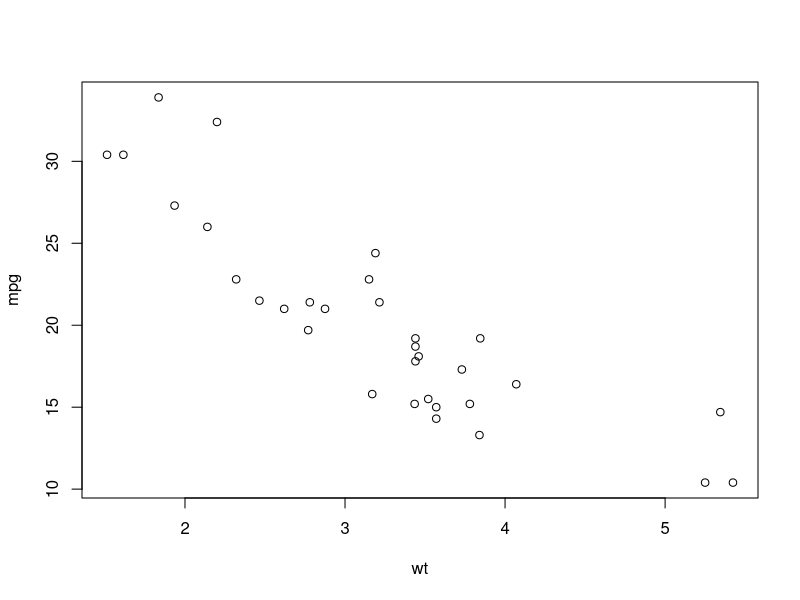
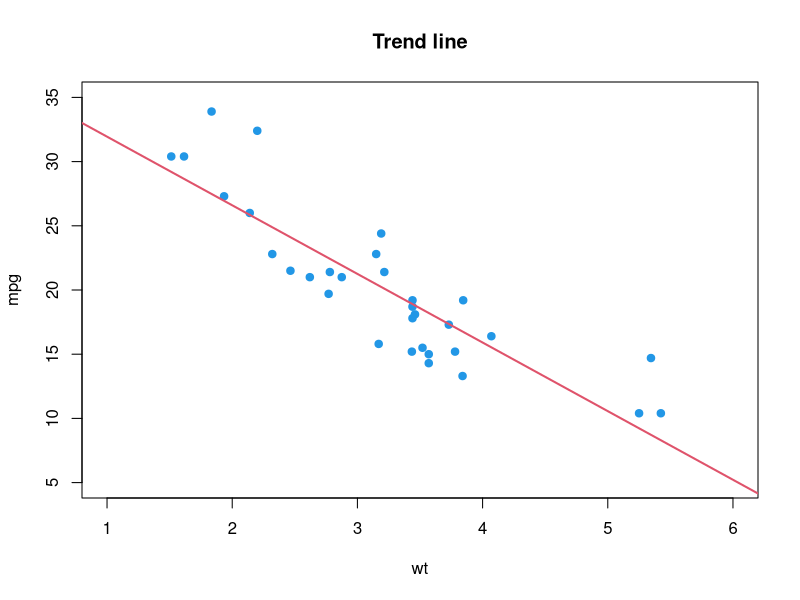
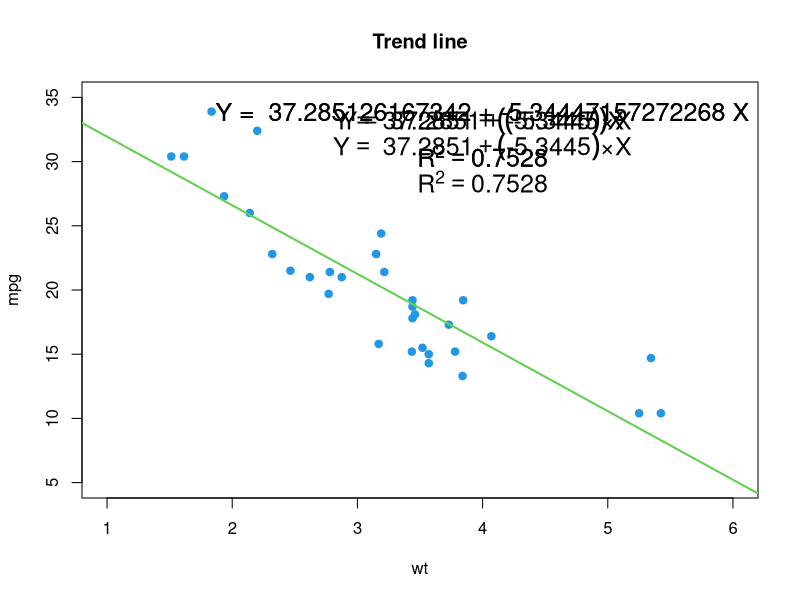
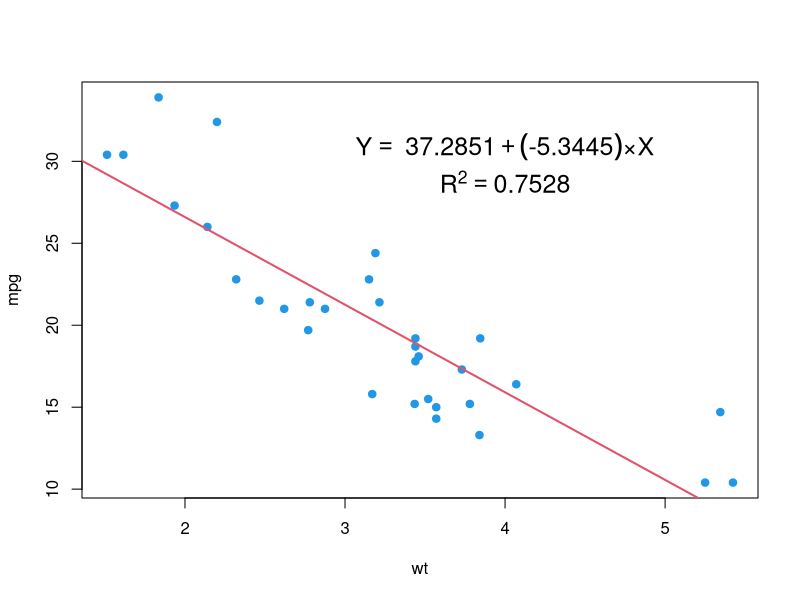
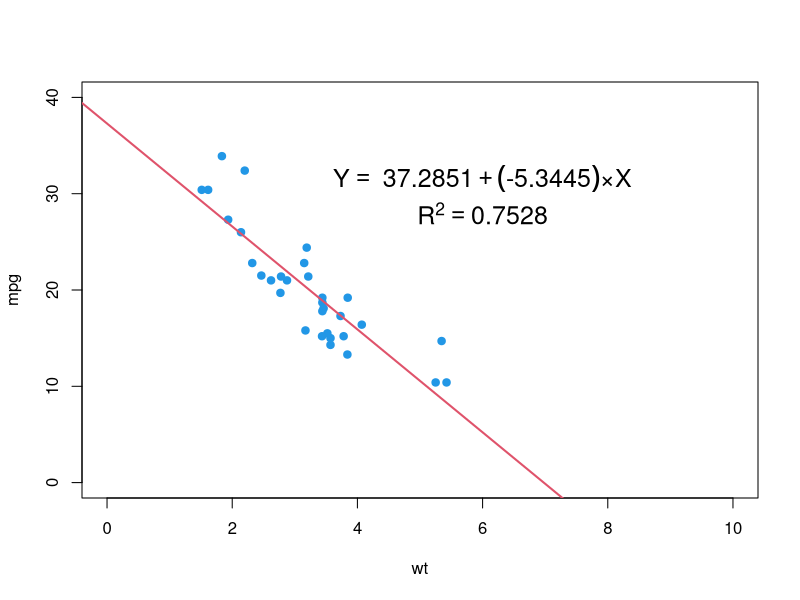

Write R code to recreate these figures, in order.
# BÀI 1: LỊCH SỬ PHÁT TRIỂN GRAPHIC TRONG R ####

# Link download file code
# https://github.com/tanduc307/tuhocr/tree/main/dvsr

###########################################################

# BÀI 2: NGUYÊN TẮC VẼ ĐỒ THỊ TRONG R (PHẦN 1) ####

# Vẽ đồ thị trong Excel
?mtcars
write.csv(mtcars, "mtcars_test.csv")

###########################################################

# BÀI 3: NGUYÊN TẮC VẼ ĐỒ THỊ TRONG R (PHẦN 2) ####

plot(mpg ~ wt, data = mtcars)

?mtcars
write.csv(mtcars, "mtcars_test.csv")# linear regression (fitting, smooth)
# https://vi.wikipedia.org/wiki/H%E1%BB%93i_quy_tuy%E1%BA%BFn_t%C3%ADnh
# https://www.spiceworks.com/tech/artificial-intelligence/articles/what-is-linear-regression/
# cách 1:
# R formula
plot(mpg ~ wt, data = mtcars, pch = 19, col = 4, 
     ylim = c(5, 35), xlim = c(1, 6), main = "Trend line") # pch == point character; col == color
fit_lm <- lm(mpg ~ wt, data = mtcars) # lm == Fitting Linear Models
abline(fit_lm, col = 2, lwd = 2) # lwd == line width 
# abline == add straight line / absolute line

class(fit_lm)
summary(fit_lm)
attributes(fit_lm)
str(fit_lm)
unclass(fit_lm)

# cách 2:
plot(mpg ~ wt, data = mtcars, pch = 19, col = 4, 
     ylim = c(5, 35), xlim = c(1, 6), main = "Trend line")
abline(lm(mpg ~ wt, data = mtcars), col = 3, lwd = 2)
### Correlation Coefficient | Hệ số tương quan
coef_lm <- coef(lm(mpg ~ wt, data = mtcars))
coef_lm 
round(coef_lm, 4) -> ok
ok
class(ok)
###
fit_lm <- lm(mpg ~ wt, data = mtcars)
summary(fit_lm)
# https://www.statology.org/multiple-r-vs-r-squared/

unclass(summary(fit_lm))
unclass(summary(fit_lm))$r.squared
round(unclass(summary(fit_lm))$r.squared, 4) -> r_ok
r_ok

text(x = 4, y = max(mtcars$mpg),  paste("Y = ", fit_lm$coefficients[1], "+", fit_lm$coefficients[2], "X"),
     cex = 1.5)

text(x = 4, y = max(mtcars$mpg),  paste("Y = ", fit_lm$coefficients[1], "+", fit_lm$coefficients[2], "X"),
     cex = 1.5)


text(x = 4, y = max(mtcars$mpg)-2,  
     bquote(atop(Y == ~ .(ok[1]) + (.(ok[2])) * X, R^2 == .(r_ok))),
     cex = 1.5)

text(x = 4, y = max(mtcars$mpg)-4,  
     bquote(atop(Y == ~ .(round(fit_lm$coefficients[1], 4)) + (.(round(fit_lm$coefficients[2], 4))) * "\u00D7" * X, R^2 == .(round(unclass(summary(fit_lm))$r.squared, 4)))),
     cex = 1.5)

text(x = 4, y = max(mtcars$mpg)-2,  
     bquote(atop(Y == ~ .(ok[1]) + (.(ok[2])) * "\u00D7" * X, R^2 == .(r_ok))),
     cex = 1.5)

# dấu nhân == multiply sign ×

# https://www.r-bloggers.com/2018/03/math-notation-for-r-plot-titles-expression-and-bquote/
# https://stackoverflow.com/questions/4973898/combining-paste-and-expression-functions-in-plot-labels

# https://rpubs.com/aaronsc32/
# https://rpubs.com/aaronsc32/regression-confidence-prediction-intervals

###########################################################

# BÀI 4: SO SÁNH 2 ĐỒ THỊ ####

fit_lm <- lm(mpg ~ wt, data = mtcars)
plot(mpg ~ wt, data = mtcars, pch = 19, col = 4)
abline(fit_lm, col = 2, lwd = 2)

text(x = 4, y = max(mtcars$mpg)-4,  
     bquote(atop(Y == ~ .(round(fit_lm$coefficients[1], 4)) + (.(round(fit_lm$coefficients[2], 4))) * "\u00D7" * X, R^2 == .(round(unclass(summary(fit_lm))$r.squared, 4)))),
     cex = 1.5)


plot(mpg ~ wt, data = mtcars, pch = 19, col = 4, 
     ylim = c(0, 40), xlim = c(0, 10))
abline(fit_lm, col = 2, lwd = 2)
text(x = 6, y = max(mtcars$mpg)-4,  
     bquote(atop(Y == ~ .(round(fit_lm$coefficients[1], 4)) + (.(round(fit_lm$coefficients[2], 4))) * "\u00D7" * X, R^2 == .(round(unclass(summary(fit_lm))$r.squared, 4)))),
     cex = 1.5)

###########################################################

# BÀI 5: NGUYÊN TẮC VẼ ĐỒ THỊ TRONG R (PHẦN 3) ####

# base R graphics == base plot == standard plot

# base-R graphics == R base graphics

# graphic, graphics, statistical graph, chart, plot

# Phân biệt thuật ngữ kỹ lưỡng
# Wilkinson, L. (2005). The Grammar of Graphics (2nd ed.)

# standard chart
# other chart ~ advanced chart

###########################################################

# BÀI 6: DATA VISUALIZATION LÀ GÌ? ####

# https://www.tuhocr.com/faqs/dataviz

###########################################################




























